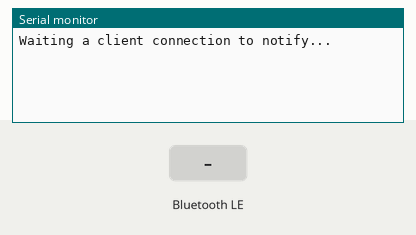
Recording of a sketch running on a simulated ESP32. Parts: the last lines printed to the serial monitor. Inputs (shaded band) come from the test bench. Nothing arrives over Bluetooth unless stated; a phone connects over Bluetooth LE 3 s after start.

Above: at 1.2 s.
1.3 s: Bluetooth LE write "232" received
At 1.9 s:
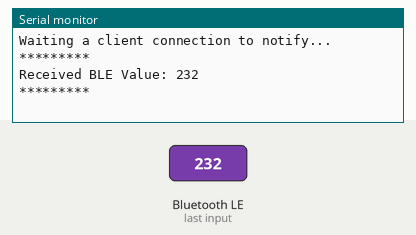
2.8 s: Bluetooth LE write "485" received
At 4.3 s:
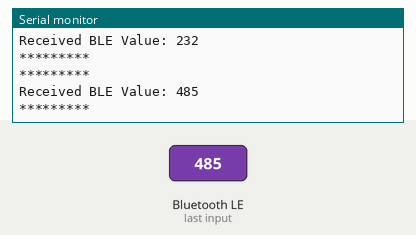

The sketch:

BLE_receive.ino
```cpp
/*
 BLE 데이터 수신 및 RS-232 RS-485 신호 송신용
 */
#include <BLEDevice.h>
#include <BLEServer.h>
#include <BLEUtils.h>
#include <BLE2902.h>

BLEServer *pServer = NULL;
BLECharacteristic * pTxCharacteristic;
bool deviceConnected = false;
bool oldDeviceConnected = false;
uint8_t txValue = 0;
uint32_t value = 0;
unsigned int counter232, counter485 = 0;

#define SERVICE_UUID           "6E400001-B5A3-F393-E0A9-E50E24DCCA9E" // UART service UUID
#define CHARACTERISTIC_UUID_RX "6E400002-B5A3-F393-E0A9-E50E24DCCA9E"
#define CHARACTERISTIC_UUID_TX "6E400003-B5A3-F393-E0A9-E50E24DCCA9E"

class MyServerCallbacks: public BLEServerCallbacks {
    void onConnect(BLEServer* pServer) {
      deviceConnected = true;
    };

    void onDisconnect(BLEServer* pServer) {
      deviceConnected = false;
    }
};

class MyCallbacks: public BLECharacteristicCallbacks {
    void onWrite(BLECharacteristic *pCharacteristic) {
      std::string rxValue = pCharacteristic->getValue();

      if (rxValue.length() > 0) {
        Serial.println("*********");
        Serial.print("Received BLE Value: ");
        for (int i = 0; i < rxValue.length(); i++)
          Serial.print(rxValue[i]);
          if(rxValue=="232"){
            Serial1.println("232test"+String(counter232));
            counter232++;
          }
          else if(rxValue=="485"){
            Serial2.println("485test"+String(counter485));
            counter485++;
          }
        Serial.println();
        Serial.println("*********");
      }
    }
};

void setup() {
  Serial.begin(115200);
  Serial1.begin(115200, SERIAL_8N1, 26, 27); //RS-232
  Serial2.begin(115200, SERIAL_8N1, 16, 17); //RS-485


  // Create the BLE Device
  BLEDevice::init("LightTalk");

  // Create the BLE Server
  pServer = BLEDevice::createServer();
  pServer->setCallbacks(new MyServerCallbacks());

  // Create the BLE Service
  BLEService *pService = pServer->createService(SERVICE_UUID);

  // Create a BLE Characteristic
  pTxCharacteristic = pService->createCharacteristic(
										CHARACTERISTIC_UUID_TX,
										BLECharacteristic::PROPERTY_NOTIFY
									);

  pTxCharacteristic->addDescriptor(new BLE2902());

  BLECharacteristic * pRxCharacteristic = pService->createCharacteristic(
											 CHARACTERISTIC_UUID_RX,
											BLECharacteristic::PROPERTY_WRITE
										);

  pRxCharacteristic->setCallbacks(new MyCallbacks());

  // Start the service
  pService->start();

  pServer->getAdvertising()->addServiceUUID(SERVICE_UUID);

  // Start advertising
  pServer->getAdvertising()->start();
  Serial.println("Waiting a client connection to notify...");
}

void loop() {
//    if (deviceConnected) {
//        String inputString = "test";
//        //pTxCharacteristic->setValue(&txValue, 1);
//        pTxCharacteristic->setValue(inputString.c_str());
//        pTxCharacteristic->notify();
//        //txValue++;
//		delay(10); // bluetooth stack will go into congestion, if too many packets are sent
//	}

    // disconnecting
    if (!deviceConnected && oldDeviceConnected) {
        delay(500); // give the bluetooth stack the chance to get things ready
        pServer->startAdvertising(); // restart advertising
        Serial.println("start advertising");
        oldDeviceConnected = deviceConnected;
    }
    // connecting
    if (deviceConnected && !oldDeviceConnected) {
		// do stuff here on connecting
        oldDeviceConnected = deviceConnected;
    }
    delay(1000);
}
```

Measured:
- after the input at 1.3 s, the serial monitor: prints a new line after 0.05 s (image 1)
- after the input at 2.8 s, the serial monitor: prints a new line after 0.05 s (image 2)
